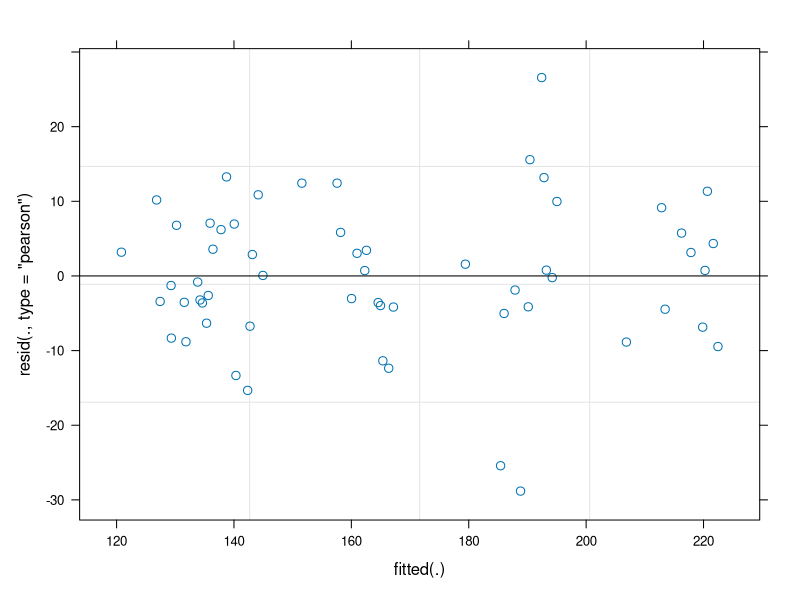
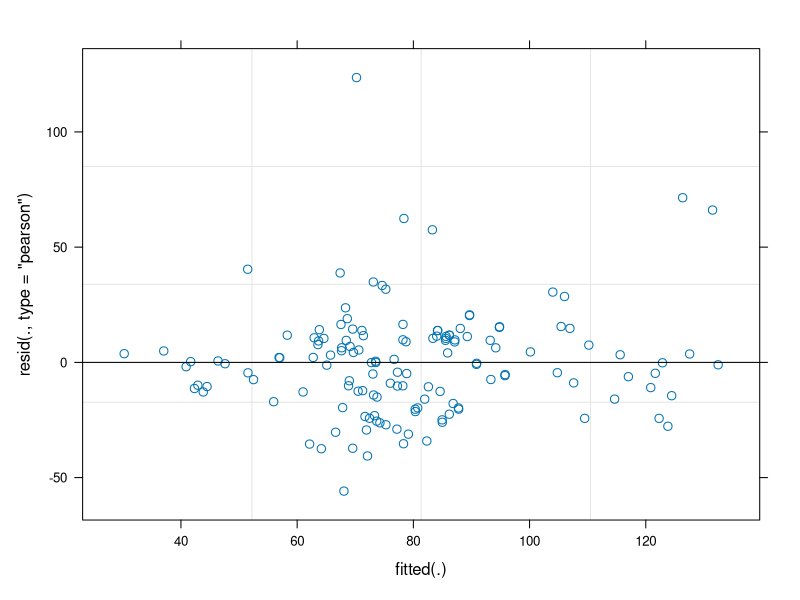
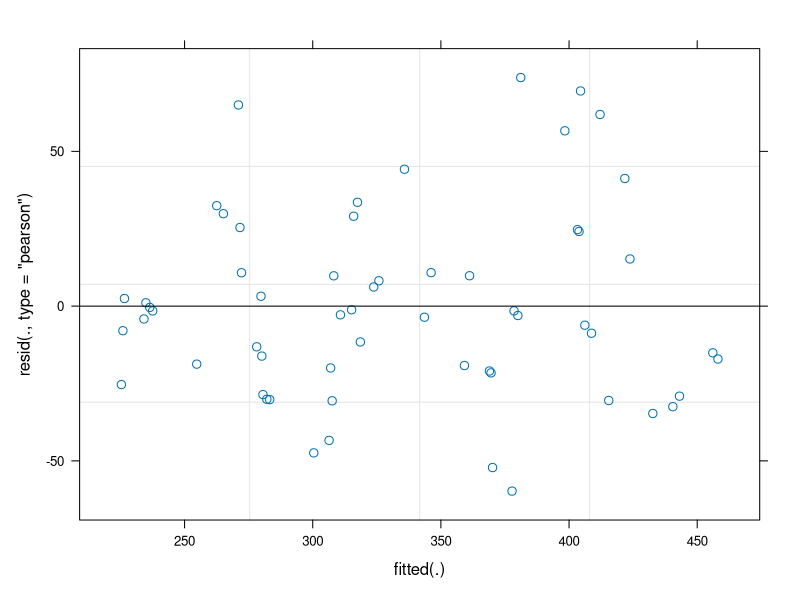
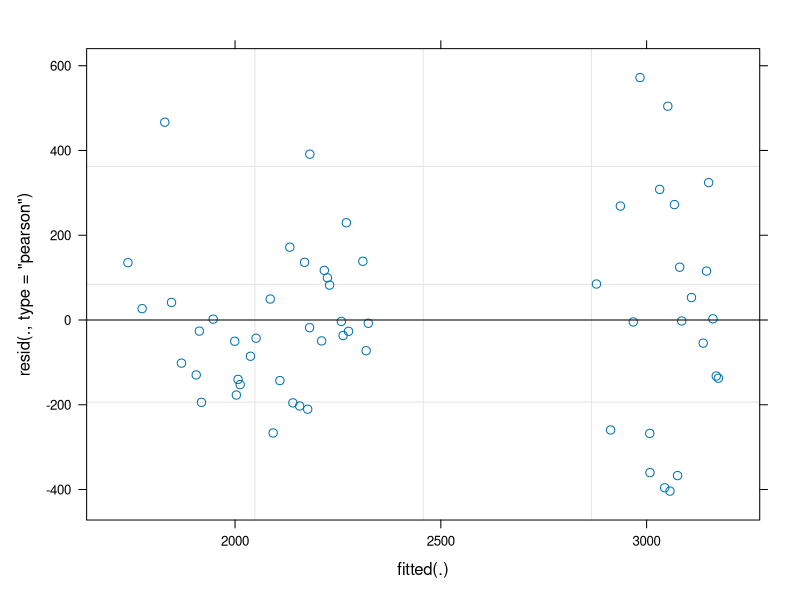
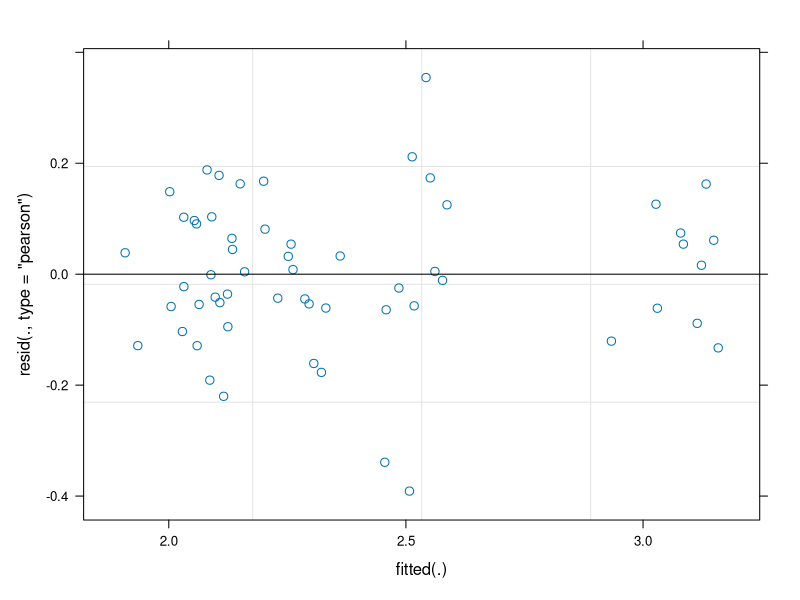

R code for these plots, in order:
#this scrips measures the mean diff on nutrition between condition each paired days
library(knitr)
library(rmarkdown)
library(tidyverse)
library(readxl)
library(readr)
library(knitr)
library(lme4)
library(dplyr)
library(lmerTest)
library(emmeans)


#Does not contain FP 116 because of not delivered data.

#summarise macro
#Added sup_pro as whey protein isolate, 50 grams each group, each timepoint,
#90 grams glucose and 360 kcal.

#This script examine the mean difference on nutrition intake between groups each
#pried days.

fp.weight <-read_excel("data/results/ribose_dxa.xlsx") %>%
        select(weight, subject) %>%
        print()

nutha <- read_excel("data/results/Ribose_nutrition_result.xlsx")%>%
        select(timepoint, subject, group, calories, fat, carbohydrates, protein, sup_pro, sup_gluc, kcal_glu) %>%
        mutate(timepoint = if_else(timepoint %in% c("T1","T2"), 
                                   "1",
                                   if_else(timepoint %in% c("3", "4"),
                                           "2",
                                           if_else(timepoint %in% c("5", "6"),
                                                   "3",
                                                   if_else(timepoint %in% c("7", "8"),
                                                           "4",
                                                           if_else(timepoint %in% c("9", "10"),
                                                                   "5",
                                                                   if_else(timepoint %in% c("T3", "T4"),
                                                                           "6",
                                                                           "na"))))))) %>%
        group_by(timepoint, subject, group) %>%
        inner_join(fp.weight) %>%
        summarise(protein = sum(protein + sup_pro),
                  fat = sum(fat),
                  calories = sum(calories + kcal_glu),
                  carbohydrates = sum(carbohydrates + sup_gluc),
                  weight = sum(weight)) %>%
        mutate(proprkg = (protein/weight)) %>%
  print()
        
        
        
#change data
#Protein

pro_change <- nutha %>%
        select(timepoint, subject, group, protein,) %>%
        print()


prolm <- lmer(protein ~ timepoint + timepoint:group + (1|subject), data = pro_change)

plot(prolm)

summary(prolm)

#No difference on protein between conditions

#Fat
fat_change <- nutha %>%
        select(timepoint, subject, group, fat,) %>%
        print()

fatlm <- lmer(fat  ~ timepoint + timepoint:group +(1|subject), data = fat_change)

plot(fatlm)

summary(fatlm)

#No difference on fat between conditions

#Carbohydrates
carb_change <- nutha %>%
        select(timepoint, subject, group, carbohydrates,) %>%
        print()

carblm <- lmer(carbohydrates  ~ timepoint + timepoint:group + (1|subject), data = carb_change)

plot(carblm)

summary(carblm)
#No difference on fat between conditions


#calories
cal_change <- nutha %>%
        select(timepoint, subject, group, calories,) %>%
        print()



callm <- lmer(calories  ~ 0 + timepoint + timepoint:group + (1|subject), data = cal_change)

plot(callm)

summary(callm)

#There is different intake on total kcal each dat, but no difference between conditions

#Protein pr bodyweigh


prowe <- nutha %>%
        select(timepoint, subject, group, proprkg) %>%
        print()

prokglm <- lmer(proprkg  ~ 0 + timepoint + timepoint:group + (1|subject), data = prowe)

plot(prokglm)

summary(prokglm)

#There is a difference on total protein intake pr/kg each paired day, but
#with no diffence between conditions
